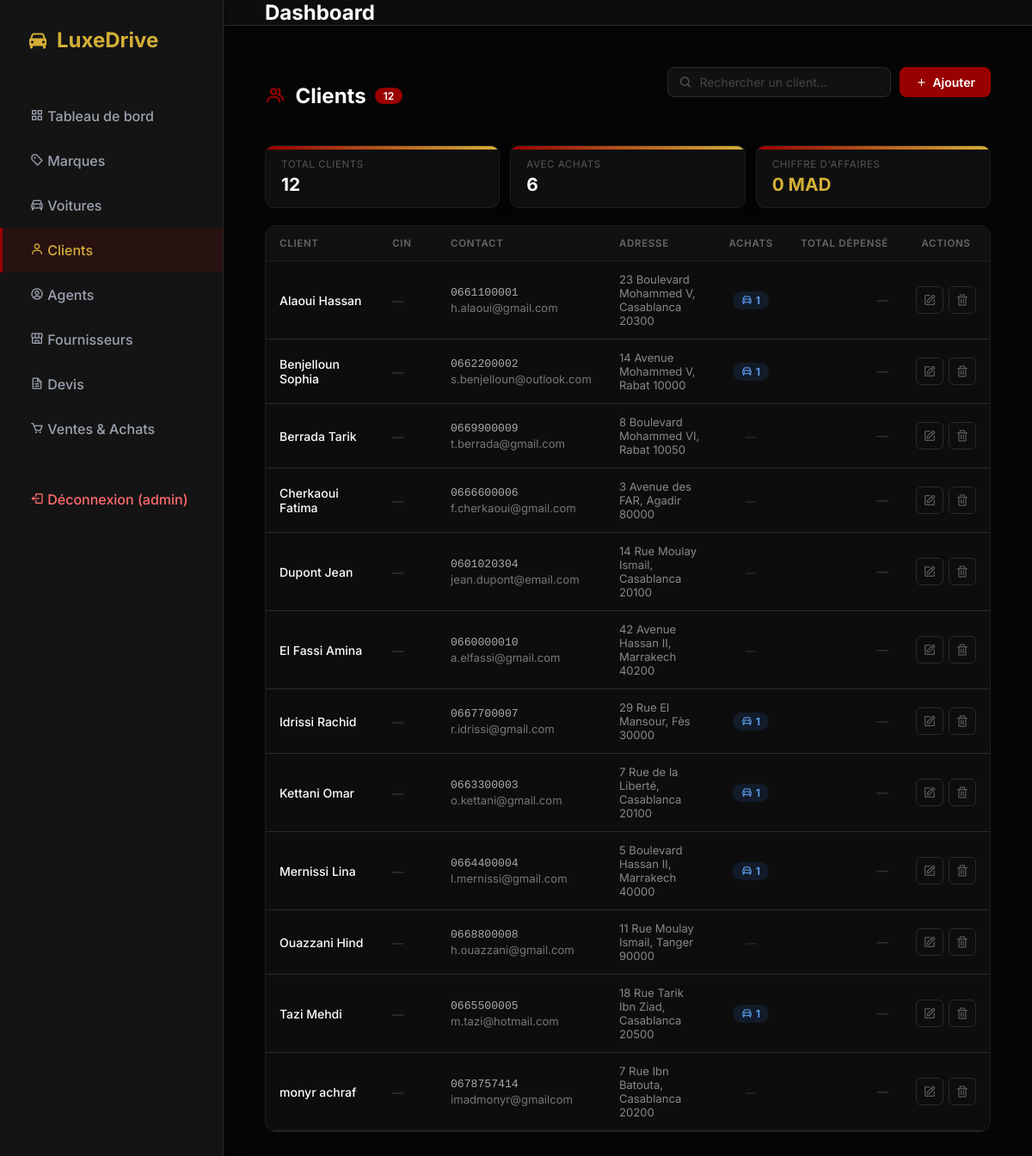
/clients (signed in), run on the app's committed database.
### tables this page shows
CREATE TABLE user (
    id_user INTEGER PRIMARY KEY AUTOINCREMENT,
    username TEXT UNIQUE NOT NULL,
    password TEXT NOT NULL,
    role TEXT CHECK( role IN ('admin', 'user') ) NOT NULL,
    id_client INTEGER,
    FOREIGN KEY (id_client) REFERENCES client(id_client)
);

CREATE TABLE client (
    id_client INTEGER PRIMARY KEY AUTOINCREMENT,
    nom TEXT,
    prenom TEXT,
    telephone TEXT,
    email TEXT
, cin TEXT, adresse TEXT);

### app.py (the view, shortened to what this page needs)
@app.route('/clients', methods=('GET', 'POST'))
@admin_required
def clients():
    db = get_db()
    cur = db.cursor()
    cur.execute('''
        SELECT
            c.id_client,
            c.nom,
            c.prenom,
            c.telephone,
            c.email,
            c.adresse,
            COUNT(DISTINCT v.id_vente)      AS nb_achats,
            COALESCE(SUM(f.total), 0)       AS total_depense
        FROM client c
        LEFT JOIN vente v    ON c.id_client = v.id_client
        LEFT JOIN facture f  ON v.id_vente  = f.id_vente
        GROUP BY c.id_client
        ORDER BY c.nom, c.prenom
    ''')
    clients_list = cur.fetchall()
    return render_template('clients.html', clients=clients_list)

### app.py (called while the page is built)
def get_db():
    db = getattr(g, '_database', None)
    if db is None:
        db = g._database = sqlite3.connect(DATABASE)
        db.row_factory = sqlite3.Row
    return db

@app.teardown_appcontext
def close_connection(exception):
    db = getattr(g, '_database', None)
    if db is not None:
        db.close()

@app.before_request
def load_logged_in_user():
    user_id = session.get('user_id')
    if user_id is None:
        g.user = None
    else:
        db = get_db()
        cur = db.cursor()
        cur.execute('SELECT * FROM user WHERE id_user = ?', (user_id,))
        g.user = cur.fetchone()

def admin_required(f):
    @wraps(f)
    def decorated_function(*args, **kwargs):
        if 'user_id' not in session or session.get('role') != 'admin':
            return redirect(url_for('voitures'))
        return f(*args, **kwargs)
    return decorated_function

### templates/clients.html (shortened to what this page needs)
{% extends 'base.html' %}
{% block content %}
<div class="page-header">
  <div class="page-title">
    <i class='bx bx-group'></i>
    Clients
    <span class="badge-count">{{ clients|length }}</span>
  </div>
  <div class="header-actions">
    <div class="search-bar">
      <i class='bx bx-search'></i>
      <input type="text" id="searchInput" placeholder="Rechercher un client…" oninput="filterTable()">
    </div>
    <button class="btn-add" onclick="toggleForm()">
      <i class='bx bx-plus'></i> Ajouter
    </button>
  </div>
</div>
<div class="stats-row">
  <div class="stat-card">
    <div class="label">Total clients</div>
    <div class="value">{{ clients|length }}</div>
  </div>
  <div class="stat-card">
    <div class="label">Avec achats</div>
    <div class="value">{{ clients | selectattr('nb_achats', 'gt', 0) | list | length }}</div>
  </div>
  <div class="stat-card">
    <div class="label">Chiffre d'affaires</div>
    <div class="value gold">{{ "{:,.0f}".format(clients | sum(attribute='total_depense') if clients else 0) }} MAD</div>
  </div>
</div>
<div class="table-wrapper">
  <table id="clientsTable">
    <colgroup>
      <col style="width:22%;">
      <col style="width:11%;">
      <col style="width:20%;">
      <col style="width:20%;">
      <col style="width:9%;">
      <col style="width:11%;">
      <col style="width:7%;">
    </colgroup>
    <thead>
      <tr>
        <th>Client</th>
        <th>CIN</th>
        <th>Contact</th>
        <th>Adresse</th>
        <th style="text-align:center;">Achats</th>
        <th style="text-align:right;">Total dépensé</th>
        <th style="text-align:center;">Actions</th>
      </tr>
    </thead>
    <tbody>
      {% if clients %}
        {% for c in clients %}
        <tr class="client-row">
          <td>
            <div class="td-name">{{ c.nom }} {{ c.prenom }}</div>
          </td>
          <td>
            {% if c.cin %}
              <span style="display:inline-block;font-family:'Courier New',monospace;font-size:0.75rem;color:#888;background:#141414;border:1px solid #222;border-radius:4px;padding:2px 7px;max-width:100%;overflow:hidden;text-overflow:ellipsis;white-space:nowrap;">{{ c.cin }}</span>
            {% else %}
              <span style="color:#444;font-size:0.8rem;">—</span>
            {% endif %}
          </td>
          <td>
            {% if c.telephone %}<div class="td-phone">{{ c.telephone }}</div>{% endif %}
            {% if c.email %}<div class="td-email" style="margin-top:2px;">{{ c.email }}</div>{% endif %}
          </td>
          <td class="td-address">{{ c.adresse or '—' }}</td>
          <td style="text-align:center;">
            {% if c.nb_achats and c.nb_achats > 0 %}
              <span class="td-badge blue"><i class='bx bx-car'></i> {{ c.nb_achats }}</span>
            {% else %}
              <span style="color:#333; font-size:0.8rem;">—</span>
            {% endif %}
          </td>
          <td class="td-total" style="text-align:right;">
            {% if c.total_depense and c.total_depense > 0 %}
              {{ "{:,.0f}".format(c.total_depense) }} MAD
            {% else %}
              <span style="color:#333;">—</span>
            {% endif %}
          </td>
          <td>
            <div class="actions" style="justify-content:center;">
              <a href="/clients/edit/{{ c.id_client }}" class="btn-icon edit" title="Modifier">
                <i class='bx bx-edit'></i>
              </a>
              <form method="POST" action="/clients/delete/{{ c.id_client }}" style="margin:0;"
                    onsubmit="return confirm('Supprimer ce client ?')">
                <button type="submit" class="btn-icon del" title="Supprimer">
                  <i class='bx bx-trash'></i>
                </button>
              </form>
            </div>
          </td>
        </tr>
        {% endfor %}
      {% endif %}
    </tbody>
  </table>
</div>
{% endblock %}

### templates/base.html (shortened to what this page needs)
<!DOCTYPE html>
<html lang="fr">
<head>
    <link rel="stylesheet" href="{{ url_for('static', filename='style.css') }}">
    <link href="https://unpkg.com/boxicons@2.1.4/css/boxicons.min.css" rel="stylesheet">
</head>
<body>
    <aside class="sidebar">
        <div class="brand">
            <i class='bx bxs-car'></i>
            <span>LuxeDrive</span>
        </div>
        <ul class="nav-links">
            {% if g.user and g.user.role == 'admin' %}
            <li><a href="{{ url_for('dashboard') }}" class="{% if request.endpoint == 'dashboard' %}active{% endif %}"><i class='bx bx-grid-alt'></i> Tableau de bord</a></li>
            {% endif %}
            <li><a href="{{ url_for('marques') }}" class="{% if request.endpoint in ['marques','marque_detail'] %}active{% endif %}"><i class='bx bx-purchase-tag-alt'></i> Marques</a></li>
            {% if g.user and g.user.role == 'admin' %}
            <li><a href="{{ url_for('voitures') }}" class="{% if request.endpoint in ['voitures','voitures_add','voiture_detail','voiture_edit'] %}active{% endif %}"><i class='bx bx-car'></i> Voitures</a></li>
            {% endif %}
            {% if g.user and g.user.role == 'admin' %}
            <li><a href="{{ url_for('clients') }}" class="{% if request.endpoint in ['clients','client_edit'] %}active{% endif %}"><i class='bx bx-user'></i> Clients</a></li>
            <li><a href="{{ url_for('agents') }}" class="{% if request.endpoint in ['agents','agent_edit'] %}active{% endif %}"><i class='bx bx-user-circle'></i> Agents</a></li>
            <li><a href="{{ url_for('fournisseurs') }}" class="{% if request.endpoint in ['fournisseurs','fournisseur_edit'] %}active{% endif %}"><i class='bx bx-store-alt'></i> Fournisseurs</a></li>
            <li><a href="{{ url_for('devis_select') }}" class="{% if request.endpoint in ['devis_select','devis'] %}active{% endif %}"><i class='bx bx-file'></i> Devis</a></li>
            <li><a href="{{ url_for('transactions') }}" class="{% if request.endpoint == 'transactions' %}active{% endif %}"><i class='bx bx-cart'></i> Ventes & Achats</a></li>
            {% endif %}
            <li style="margin-top:30px;">
                <a href="{{ url_for('logout') }}" style="color:#ff6b6b;">
                    <i class='bx bx-log-out'></i> Déconnexion ({{ g.user.username if g.user else '' }})
                </a>
            </li>
        </ul>
    </aside>
    <div class="main-content">
        <header>
            <h1 class="page-title">{% block page_title %}Dashboard{% endblock %}</h1>
        </header>
        <main>
            {% block content %}{% endblock %}
        </main>
    </div>
</body>
</html>

### static/style.css (style rules this page uses)
:root { --primary-color: #990000; --primary-hover: #7a0000; --accent-gold: #D4AF37; --bg-color: #050505; --sidebar-bg: #141414; --card-bg: #141414; --text-main: #f8fafc; --text-muted: #9ca3af; --border-color: #2a2a2a; --success: #10b981; --warning: #f59e0b; --danger: #ef4444; }
* { box-sizing: border-box; margin: 0; padding: 0; font-family: 'Inter', sans-serif; }
body { background-color: var(--bg-color); color: var(--text-main); display: flex; height: 100vh; overflow: hidden; }
.sidebar { width: 260px; background-color: var(--sidebar-bg); border-right: 1px solid var(--border-color); display: flex; flex-direction: column; padding: 2rem 0; box-shadow: 4px 0 15px rgba(0,0,0,0.2); z-index: 10; }
.brand { padding: 0 2rem; font-size: 1.5rem; font-weight: 700; color: var(--accent-gold); margin-bottom: 3rem; display: flex; align-items: center; gap: 10px; }
.nav-links { list-style: none; display: flex; flex-direction: column; }
.nav-links li { width: 100%; }
.nav-links a { display: block; padding: 1rem 2rem; color: var(--text-muted); text-decoration: none; font-weight: 500; transition: all 0.3s ease; border-left: 3px solid transparent; }
.nav-links a:hover, .nav-links a.active { background-color: rgba(153, 0, 0, 0.15); color: var(--accent-gold); border-left: 3px solid var(--primary-color); }
.main-content { flex: 1; display: flex; flex-direction: column; overflow-y: auto; }
header { height: 80px; display: flex; align-items: center; padding: 0 3rem; background: rgba(18, 18, 18, 0.7); backdrop-filter: blur(10px); border-bottom: 1px solid var(--border-color); position: sticky; top: 0; z-index: 5; }
.page-title { font-size: 1.25rem; font-weight: 600; }
main { padding: 3rem; flex: 1; }
.stat-card { background-color: var(--card-bg); border-radius: 16px; padding: 2rem; border: 1px solid var(--border-color); box-shadow: 0 4px 20px rgba(0,0,0,0.1); transition: transform 0.3s ease, box-shadow 0.3s ease; position: relative; overflow: hidden; }
.stat-card::before { content: ''; position: absolute; top: 0; left: 0; width: 100%; height: 4px; background: linear-gradient(90deg, var(--primary-color), var(--accent-gold)); }
table { width: 100%; border-collapse: collapse; }
th, td { padding: 1.25rem; text-align: left; border-bottom: 1px solid var(--border-color); }
th { background-color: rgba(0,0,0,0.2); color: var(--text-muted); font-weight: 600; font-size: 0.85rem; text-transform: uppercase; letter-spacing: 0.5px; }
.header-actions { display: flex; justify-content: space-between; align-items: center; margin-bottom: 2rem; }

### data on the page
user: user "admin"
client: nom "Alaoui", prenom "Hassan", telephone "0661100001", email "h.alaoui@gmail.com", adresse "23 Boulevard Mohammed V, Casablanca 20300", nb_achats "1"
client: nom "Benjelloun", prenom "Sophia", telephone "0662200002", email "s.benjelloun@outlook.com", adresse "14 Avenue Mohammed V, Rabat 10000", nb_achats "1"
client: nom "Berrada", prenom "Tarik", telephone "0669900009", email "t.berrada@gmail.com", adresse "8 Boulevard Mohammed VI, Rabat 10050"
client: nom "Cherkaoui", prenom "Fatima", telephone "0666600006", email "f.cherkaoui@gmail.com", adresse "3 Avenue des FAR, Agadir 80000"
client: nom "Dupont", prenom "Jean", telephone "0601020304", email "jean.dupont@email.com", adresse "14 Rue Moulay Ismail, Casablanca 20100"
client: nom "El Fassi", prenom "Amina", telephone "0660000010", email "a.elfassi@gmail.com", adresse "42 Avenue Hassan II, Marrakech 40200"
client: nom "Idrissi", prenom "Rachid", telephone "0667700007", email "r.idrissi@gmail.com", adresse "29 Rue El Mansour, Fès 30000", nb_achats "1"
client: nom "Kettani", prenom "Omar", telephone "0663300003", email "o.kettani@gmail.com", adresse "7 Rue de la Liberté, Casablanca 20100", nb_achats "1"
client: nom "Mernissi", prenom "Lina", telephone "0664400004", email "l.mernissi@gmail.com", adresse "5 Boulevard Hassan II, Marrakech 40000", nb_achats "1"
client: nom "Ouazzani", prenom "Hind", telephone "0668800008", email "h.ouazzani@gmail.com", adresse "11 Rue Moulay Ismail, Tanger 90000"
client: nom "Tazi", prenom "Mehdi", telephone "0665500005", email "m.tazi@hotmail.com", adresse "18 Rue Tarik Ibn Ziad, Casablanca 20500", nb_achats "1"
client: nom "monyr", prenom "achraf", telephone "0678757414", email "imadmonyr@gmailcom", adresse "7 Rue Ibn Batouta, Casablanca 20200"

### other printed values
{{ clients|length }} "12"
{{ clients | selectattr('nb_achats', 'gt', 0) | list | length }} "6"
